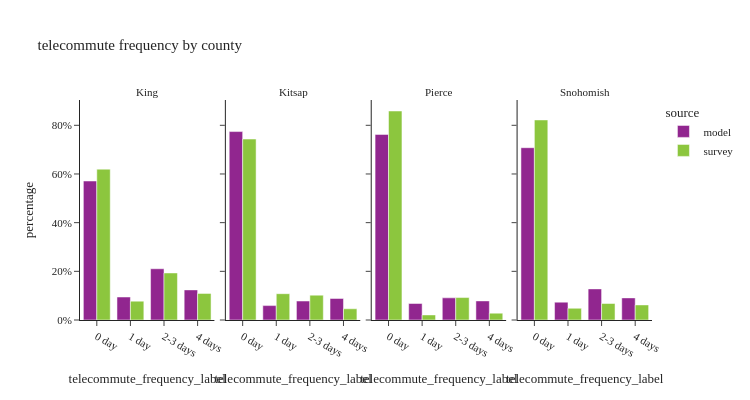

This figure's notebook cell:
### Code cell
util.plot_share_facetbar(per_data, 'person_weight', share_col="telecommute_frequency_label", title="telecommute frequency by county", 

                            facet_col="county_label", facet_col_wrap=4, height=400, orientation='v')

### Figure 1 — Plotly figure (JSON) as saved in the notebook; plotly's stock layout.template omitted (floating-point values rounded to 4 significant figures)
{"data": [{"alignmentgroup": "True", "customdata": [[632001], [104588], [233040], [136976]], "hovertemplate": "source=model<br>county_label=King<br>telecommute_frequency_label=%{x}<br>percentage=%{y}<br>sample_size=%{customdata[0]}<extra></extra>", "legendgroup": "model", "marker": {"color": "#91268F", "pattern": {"shape": ""}}, "name": "model", "offsetgroup": "model", "orientation": "v", "showlegend": true, "textposition": "auto", "type": "bar", "x": ["0 day", "1 day", "2-3 days", "4 days"], "xaxis": "x", "y": [0.5711, 0.09451, 0.2106, 0.1238], "yaxis": "y"}, {"alignmentgroup": "True", "customdata": [[81989], [6264], [8260], [9382]], "hovertemplate": "source=model<br>county_label=Kitsap<br>telecommute_frequency_label=%{x}<br>percentage=%{y}<br>sample_size=%{customdata[0]}<extra></extra>", "legendgroup": "model", "marker": {"color": "#91268F", "pattern": {"shape": ""}}, "name": "model", "offsetgroup": "model", "orientation": "v", "showlegend": false, "textposition": "auto", "type": "bar", "x": ["0 day", "1 day", "2-3 days", "4 days"], "xaxis": "x2", "y": [0.7742, 0.05915, 0.078, 0.0886], "yaxis": "y2"}, {"alignmentgroup": "True", "customdata": [[298926], [26630], [35679], [30763]], "hovertemplate": "source=model<br>county_label=Pierce<br>telecommute_frequency_label=%{x}<br>percentage=%{y}<br>sample_size=%{customdata[0]}<extra></extra>", "legendgroup": "model", "marker": {"color": "#91268F", "pattern": {"shape": ""}}, "name": "model", "offsetgroup": "model", "orientation": "v", "showlegend": false, "textposition": "auto", "type": "bar", "x": ["0 day", "1 day", "2-3 days", "4 days"], "xaxis": "x3", "y": [0.7626, 0.06793, 0.09102, 0.07848], "yaxis": "y3"}, {"alignmentgroup": "True", "customdata": [[270183], [28004], [48784], [34688]], "hovertemplate": "source=model<br>county_label=Snohomish<br>telecommute_frequency_label=%{x}<br>percentage=%{y}<br>sample_size=%{customdata[0]}<extra></extra>", "legendgroup": "model", "marker": {"color": "#91268F", "pattern": {"shape": ""}}, "name": "model", "offsetgroup": "model", "orientation": "v", "showlegend": false, "textposition": "auto", "type": "bar", "x": ["0 day", "1 day", "2-3 days", "4 days"], "xaxis": "x4", "y": [0.7079, 0.07337, 0.1278, 0.09089], "yaxis": "y4"}, {"alignmentgroup": "True", "customdata": [[1017], [155], [559], [367]], "hovertemplate": "source=survey<br>county_label=King<br>telecommute_frequency_label=%{x}<br>percentage=%{y}<br>sample_size=%{customdata[0]}<extra></extra>", "legendgroup": "survey", "marker": {"color": "#8CC63E", "pattern": {"shape": ""}}, "name": "survey", "offsetgroup": "survey", "orientation": "v", "showlegend": true, "textposition": "auto", "type": "bar", "x": ["0 day", "1 day", "2-3 days", "4 days"], "xaxis": "x", "y": [0.6197, 0.07749, 0.1934, 0.1094], "yaxis": "y"}, {"alignmentgroup": "True", "customdata": [[93], [7], [14], [16]], "hovertemplate": "source=survey<br>county_label=Kitsap<br>telecommute_frequency_label=%{x}<br>percentage=%{y}<br>sample_size=%{customdata[0]}<extra></extra>", "legendgroup": "survey", "marker": {"color": "#8CC63E", "pattern": {"shape": ""}}, "name": "survey", "offsetgroup": "survey", "orientation": "v", "showlegend": false, "textposition": "auto", "type": "bar", "x": ["0 day", "1 day", "2-3 days", "4 days"], "xaxis": "x2", "y": [0.7436, 0.1081, 0.1022, 0.04615], "yaxis": "y2"}, {"alignmentgroup": "True", "customdata": [[199], [17], [37], [25]], "hovertemplate": "source=survey<br>county_label=Pierce<br>telecommute_frequency_label=%{x}<br>percentage=%{y}<br>sample_size=%{customdata[0]}<extra></extra>", "legendgroup": "survey", "marker": {"color": "#8CC63E", "pattern": {"shape": ""}}, "name": "survey", "offsetgroup": "survey", "orientation": "v", "showlegend": false, "textposition": "auto", "type": "bar", "x": ["0 day", "1 day", "2-3 days", "4 days"], "xaxis": "x3", "y": [0.8588, 0.02083, 0.09224, 0.02815], "yaxis": "y3"}, {"alignmentgroup": "True", "customdata": [[204], [20], [48], [41]], "hovertemplate": "source=survey<br>county_label=Snohomish<br>telecommute_frequency_label=%{x}<br>percentage=%{y}<br>sample_size=%{customdata[0]}<extra></extra>", "legendgroup": "survey", "marker": {"color": "#8CC63E", "pattern": {"shape": ""}}, "name": "survey", "offsetgroup": "survey", "orientation": "v", "showlegend": false, "textposition": "auto", "type": "bar", "x": ["0 day", "1 day", "2-3 days", "4 days"], "xaxis": "x4", "y": [0.822, 0.04817, 0.06785, 0.06198], "yaxis": "y4"}], "layout": {"annotations": [{"font": {}, "showarrow": false, "text": "King", "x": 0.1175, "xanchor": "center", "xref": "paper", "y": 1.0, "yanchor": "bottom", "yref": "paper"}, {"font": {}, "showarrow": false, "text": "Kitsap", "x": 0.3725, "xanchor": "center", "xref": "paper", "y": 1.0, "yanchor": "bottom", "yref": "paper"}, {"font": {}, "showarrow": false, "text": "Pierce", "x": 0.6275, "xanchor": "center", "xref": "paper", "y": 1.0, "yanchor": "bottom", "yref": "paper"}, {"font": {}, "showarrow": false, "text": "Snohomish", "x": 0.8825, "xanchor": "center", "xref": "paper", "y": 1.0, "yanchor": "bottom", "yref": "paper"}], "barmode": "group", "height": 400, "legend": {"title": {"text": "source"}, "tracegroupgap": 0}, "title": {"text": "telecommute frequency by county"}, "width": 750, "xaxis": {"anchor": "y", "domain": [0.0, 0.235], "title": {"text": "telecommute_frequency_label"}}, "xaxis2": {"anchor": "y2", "domain": [0.255, 0.49], "matches": "x", "title": {"text": "telecommute_frequency_label"}}, "xaxis3": {"anchor": "y3", "domain": [0.51, 0.745], "matches": "x", "title": {"text": "telecommute_frequency_label"}}, "xaxis4": {"anchor": "y4", "domain": [0.765, 1.0], "matches": "x", "title": {"text": "telecommute_frequency_label"}}, "yaxis": {"anchor": "x", "domain": [0.0, 1.0], "tickformat": ".0%", "title": {"text": "percentage"}}, "yaxis2": {"anchor": "x2", "domain": [0.0, 1.0], "matches": "y", "showticklabels": false, "tickformat": ".0%"}, "yaxis3": {"anchor": "x3", "domain": [0.0, 1.0], "matches": "y", "showticklabels": false}, "yaxis4": {"anchor": "x4", "domain": [0.0, 1.0], "matches": "y", "showticklabels": false}}}
